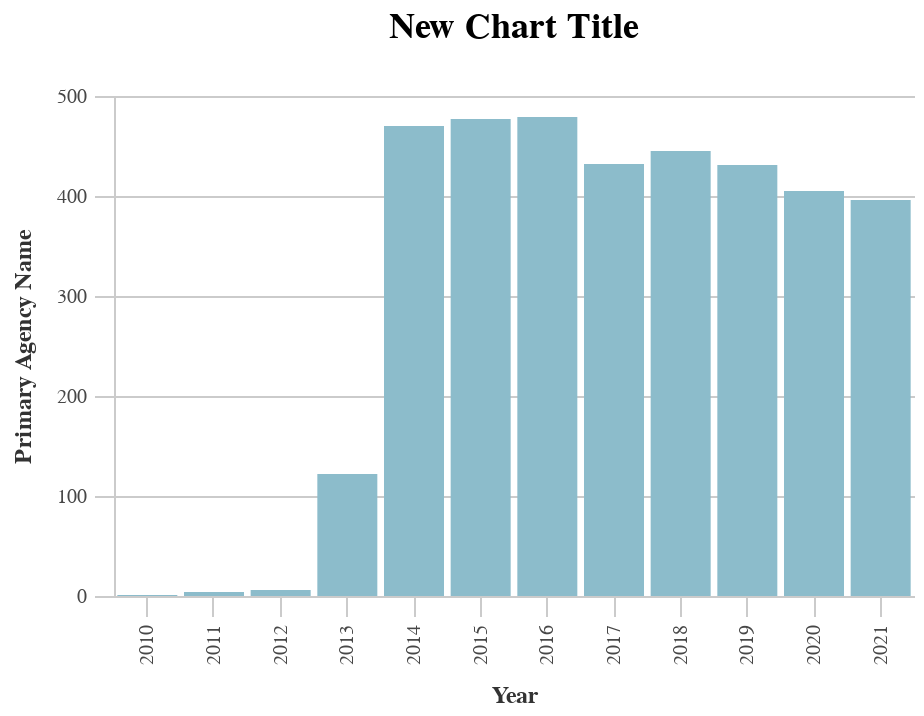

The code cell stored with this chart in its notebook:
### Code cell
base_bar(dist_years2, x_col="prepared_y", 
          y_col="primary_agency_name").properties(
    title="New Chart Title"
)

### Figure 1 — Vega-Lite specification as saved in the notebook (floating-point values rounded to 4 significant figures)
{"width": 400, "height": 250, "background": "white", "config": {"title": {"fontSize": 18, "font": "Raleway", "anchor": "middle", "fontColor": "#333", "fontWeight": "bold", "offset": 20}, "header": {"labelFont": "Nunito Sans", "titleFont": "Raleway"}, "axis": {"domain": true, "domainColor": "#cbcbcb", "grid": true, "gridColor": "#cbcbcb", "gridWidth": 1, "labelColor": "#474747", "labelFontSize": 10, "titleColor": "#333", "tickColor": "#cbcbcb", "tickSize": 10, "titleFontSize": 12, "titlePadding": 10, "labelPadding": 4}, "axisBand": {"grid": false}, "range": {"category_bright": ["#2EA8CE", "#EB9F3C", "#F4D837", "#51BF9D", "#8CBCCB", "#9487C0"], "category_bold": ["#136C97", "#E16B26", "#F6BF16", "#00896B", "#7790A3", "#5B559C"], "diverging": ["#E16B26", "#EB9F3C", "#f6e7e1", "#8CBCCB", "#2EA8CE", "#136C97"], "sequential": ["#B9D6DF", "#8CBCCB", "#2EA8CE", "#136C97", "#0B405B"]}, "legend": {"labelFont": "Nunito Sans", "labelFontSize": 11, "symbolType": "square", "symbolSize": 30, "titleFont": "Raleway", "titleFontSize": 14, "titlePadding": 10, "padding": 1, "orient": "right", "labelLimit": 0}, "view": {"stroke": "transparent"}, "group": {"fill": "white"}, "arc": {"fill": "#8CBCCB"}, "area": {"fill": "#8CBCCB"}, "line": {"stroke": "#8CBCCB", "strokeWidth": 2}, "trail": {"color": "#8CBCCB", "stroke": "#8CBCCB", "strokeWidth": 0, "size": 1}, "path": {"stroke": "#8CBCCB", "strokeWidth": 0.5}, "rect": {"fill": "#8CBCCB"}, "point": {"filled": true, "shape": "circle"}, "shape": {"stroke": "#8CBCCB"}, "text": {"font": "Nunito Sans", "color": "#8CBCCB", "fontSize": 11, "align": "center", "fontWeight": 400, "size": 11}, "bar": {"binSpacing": 2, "fill": "#8CBCCB", "stroke": false}}, "data": {"name": "data-0997ccdee64013cd892067774e246708"}, "mark": "bar", "encoding": {"x": {"field": "prepared_y", "title": "Year", "type": "nominal"}, "y": {"field": "primary_agency_name", "title": "Primary Agency Name", "type": "quantitative"}}, "title": "New Chart Title", "$schema": "https://vega.github.io/schema/vega-lite/v4.17.0.json", "datasets": {"data-0997ccdee64013cd892067774e246708": [{"prepared_y": 2021.0, "dist": 0, "total_requested": -1141.0, "prefix": 1, "primary_agency_name": 1}, {"prepared_y": 2021.0, "dist": 1, "total_requested": 12170000.0, "prefix": 13, "primary_agency_name": 9}, {"prepared_y": 2021.0, "dist": 2, "total_requested": 7705000.0, "prefix": 15, "primary_agency_name": 13}, {"prepared_y": 2021.0, "dist": 3, "total_requested": 237800000.0, "prefix": 34, "primary_agency_name": 45}, {"prepared_y": 2021.0, "dist": 4, "total_requested": 160300000.0, "prefix": 37, "primary_agency_name": 91}, {"prepared_y": 2021.0, "dist": 5, "total_requested": 34820000.0, "prefix": 17, "primary_agency_name": 13}, {"prepared_y": 2021.0, "dist": 6, "total_requested": 120700000.0, "prefix": 21, "primary_agency_name": 39}, {"prepared_y": 2021.0, "dist": 7, "total_requested": 633700000.0, "prefix": 41, "primary_agency_name": 62}, {"prepared_y": 2021.0, "dist": 8, "total_requested": 109200000.0, "prefix": 37, "primary_agency_name": 43}, {"prepared_y": 2021.0, "dist": 9, "total_requested": 1667000.0, "prefix": 7, "primary_agency_name": 7}, {"prepared_y": 2021.0, "dist": 10, "total_requested": 52980000.0, "prefix": 25, "primary_agency_name": 35}, {"prepared_y": 2021.0, "dist": 11, "total_requested": 50960000.0, "prefix": 27, "primary_agency_name": 20}, {"prepared_y": 2021.0, "dist": 12, "total_requested": 210900000.0, "prefix": 14, "primary_agency_name": 18}, {"prepared_y": 2020.0, "dist": 1, "total_requested": 20410000.0, "prefix": 14, "primary_agency_name": 12}, {"prepared_y": 2020.0, "dist": 2, "total_requested": 28310000.0, "prefix": 12, "primary_agency_name": 10}, {"prepared_y": 2020.0, "dist": 3, "total_requested": 238900000.0, "prefix": 38, "primary_agency_name": 43}, {"prepared_y": 2020.0, "dist": 4, "total_requested": 381600000.0, "prefix": 34, "primary_agency_name": 89}, {"prepared_y": 2020.0, "dist": 5, "total_requested": 95150000.0, "prefix": 21, "primary_agency_name": 21}, {"prepared_y": 2020.0, "dist": 6, "total_requested": 91840000.0, "prefix": 27, "primary_agency_name": 42}, {"prepared_y": 2020.0, "dist": 7, "total_requested": 958800000.0, "prefix": 44, "primary_agency_name": 60}, {"prepared_y": 2020.0, "dist": 8, "total_requested": 418700000.0, "prefix": 31, "primary_agency_name": 45}, {"prepared_y": 2020.0, "dist": 9, "total_requested": 5541000.0, "prefix": 9, "primary_agency_name": 6}, {"prepared_y": 2020.0, "dist": 10, "total_requested": 350200000.0, "prefix": 25, "primary_agency_name": 38}, {"prepared_y": 2020.0, "dist": 11, "total_requested": 151700000.0, "prefix": 28, "primary_agency_name": 23}, {"prepared_y": 2020.0, "dist": 12, "total_requested": 21480000.0, "prefix": 19, "primary_agency_name": 16}, {"prepared_y": 2019.0, "dist": 1, "total_requested": 29230000.0, "prefix": 11, "primary_agency_name": 12}, {"prepared_y": 2019.0, "dist": 2, "total_requested": 13780000.0, "prefix": 15, "primary_agency_name": 12}, {"prepared_y": 2019.0, "dist": 3, "total_requested": 211600000.0, "prefix": 51, "primary_agency_name": 46}, {"prepared_y": 2019.0, "dist": 4, "total_requested": 319700000.0, "prefix": 41, "primary_agency_name": 93}, {"prepared_y": 2019.0, "dist": 5, "total_requested": 103100000.0, "prefix": 26, "primary_agency_name": 22}, {"prepared_y": 2019.0, "dist": 6, "total_requested": 78680000.0, "prefix": 28, "primary_agency_name": 40}, {"prepared_y": 2019.0, "dist": 7, "total_requested": 398700000.0, "prefix": 37, "primary_agency_name": 67}, {"prepared_y": 2019.0, "dist": 8, "total_requested": 262200000.0, "prefix": 36, "primary_agency_name": 46}, {"prepared_y": 2019.0, "dist": 9, "total_requested": 5810000.0, "prefix": 10, "primary_agency_name": 6}, {"prepared_y": 2019.0, "dist": 10, "total_requested": 146100000.0, "prefix": 31, "primary_agency_name": 44}, {"prepared_y": 2019.0, "dist": 11, "total_requested": 69390000.0, "prefix": 22, "primary_agency_name": 22}, {"prepared_y": 2019.0, "dist": 12, "total_requested": 125100000.0, "prefix": 18, "primary_agency_name": 21}, {"prepared_y": 2018.0, "dist": 1, "total_requested": 14710000.0, "prefix": 15, "primary_agency_name": 11}, {"prepared_y": 2018.0, "dist": 2, "total_requested": 62510000.0, "prefix": 14, "primary_agency_name": 11}, {"prepared_y": 2018.0, "dist": 3, "total_requested": 190500000.0, "prefix": 38, "primary_agency_name": 47}, {"prepared_y": 2018.0, "dist": 4, "total_requested": 374000000.0, "prefix": 51, "primary_agency_name": 97}, {"prepared_y": 2018.0, "dist": 5, "total_requested": 47110000.0, "prefix": 27, "primary_agency_name": 27}, {"prepared_y": 2018.0, "dist": 6, "total_requested": 348400000.0, "prefix": 27, "primary_agency_name": 42}, {"prepared_y": 2018.0, "dist": 7, "total_requested": 334600000.0, "prefix": 39, "primary_agency_name": 63}, {"prepared_y": 2018.0, "dist": 8, "total_requested": 461200000.0, "prefix": 42, "primary_agency_name": 48}, {"prepared_y": 2018.0, "dist": 9, "total_requested": 8539000.0, "prefix": 10, "primary_agency_name": 6}, {"prepared_y": 2018.0, "dist": 10, "total_requested": 90360000.0, "prefix": 27, "primary_agency_name": 44}, {"prepared_y": 2018.0, "dist": 11, "total_requested": 109600000.0, "prefix": 29, "primary_agency_name": 21}, {"prepared_y": 2018.0, "dist": 12, "total_requested": -70410000.0, "prefix": 19, "primary_agency_name": 28}, {"prepared_y": 2017.0, "dist": 0, "total_requested": 1377000.0, "prefix": 1, "primary_agency_name": 1}, {"prepared_y": 2017.0, "dist": 1, "total_requested": 26850000.0, "prefix": 16, "primary_agency_name": 10}, {"prepared_y": 2017.0, "dist": 2, "total_requested": 17700000.0, "prefix": 14, "primary_agency_name": 15}, {"prepared_y": 2017.0, "dist": 3, "total_requested": 201500000.0, "prefix": 42, "primary_agency_name": 44}, {"prepared_y": 2017.0, "dist": 4, "total_requested": 333200000.0, "prefix": 43, "primary_agency_name": 98}, {"prepared_y": 2017.0, "dist": 5, "total_requested": 46090000.0, "prefix": 26, "primary_agency_name": 24}, {"prepared_y": 2017.0, "dist": 6, "total_requested": 172300000.0, "prefix": 29, "primary_agency_name": 41}, {"prepared_y": 2017.0, "dist": 7, "total_requested": 299700000.0, "prefix": 39, "primary_agency_name": 73}, {"prepared_y": 2017.0, "dist": 8, "total_requested": 522500000.0, "prefix": 32, "primary_agency_name": 43}, {"prepared_y": 2017.0, "dist": 9, "total_requested": 677200.0, "prefix": 6, "primary_agency_name": 6}, {"prepared_y": 2017.0, "dist": 10, "total_requested": 115600000.0, "prefix": 26, "primary_agency_name": 39}, {"prepared_y": 2017.0, "dist": 11, "total_requested": 153800000.0, "prefix": 22, "primary_agency_name": 25}, {"prepared_y": 2017.0, "dist": 12, "total_requested": 72520000.0, "prefix": 15, "primary_agency_name": 13}, {"prepared_y": 2016.0, "dist": 0, "total_requested": 1777000.0, "prefix": 2, "primary_agency_name": 1}, {"prepared_y": 2016.0, "dist": 1, "total_requested": 32590000.0, "prefix": 17, "primary_agency_name": 13}, {"prepared_y": 2016.0, "dist": 2, "total_requested": 23220000.0, "prefix": 12, "primary_agency_name": 12}, {"prepared_y": 2016.0, "dist": 3, "total_requested": 162400000.0, "prefix": 44, "primary_agency_name": 47}, {"prepared_y": 2016.0, "dist": 4, "total_requested": 502300000.0, "prefix": 50, "primary_agency_name": 113}, {"prepared_y": 2016.0, "dist": 5, "total_requested": 51970000.0, "prefix": 33, "primary_agency_name": 27}, {"prepared_y": 2016.0, "dist": 6, "total_requested": 164500000.0, "prefix": 30, "primary_agency_name": 47}, {"prepared_y": 2016.0, "dist": 7, "total_requested": 490400000.0, "prefix": 43, "primary_agency_name": 76}, {"prepared_y": 2016.0, "dist": 8, "total_requested": 171300000.0, "prefix": 38, "primary_agency_name": 46}, {"prepared_y": 2016.0, "dist": 9, "total_requested": 8182000.0, "prefix": 9, "primary_agency_name": 6}, {"prepared_y": 2016.0, "dist": 10, "total_requested": 123400000.0, "prefix": 23, "primary_agency_name": 39}, {"prepared_y": 2016.0, "dist": 11, "total_requested": 359900000.0, "prefix": 29, "primary_agency_name": 23}, {"prepared_y": 2016.0, "dist": 12, "total_requested": 2319000000.0, "prefix": 16, "primary_agency_name": 29}, {"prepared_y": 2015.0, "dist": 1, "total_requested": 12860000.0, "prefix": 13, "primary_agency_name": 14}, {"prepared_y": 2015.0, "dist": 2, "total_requested": 34060000.0, "prefix": 13, "primary_agency_name": 15}, {"prepared_y": 2015.0, "dist": 3, "total_requested": 114300000.0, "prefix": 36, "primary_agency_name": 46}, {"prepared_y": 2015.0, "dist": 4, "total_requested": 448700000.0, "prefix": 48, "primary_agency_name": 109}, {"prepared_y": 2015.0, "dist": 5, "total_requested": 50160000.0, "prefix": 38, "primary_agency_name": 29}, {"prepared_y": 2015.0, "dist": 6, "total_requested": 145400000.0, "prefix": 32, "primary_agency_name": 49}, {"prepared_y": 2015.0, "dist": 7, "total_requested": 585900000.0, "prefix": 41, "primary_agency_name": 85}, {"prepared_y": 2015.0, "dist": 8, "total_requested": 345200000.0, "prefix": 39, "primary_agency_name": 44}, {"prepared_y": 2015.0, "dist": 9, "total_requested": 7736000.0, "prefix": 9, "primary_agency_name": 7}, {"prepared_y": 2015.0, "dist": 10, "total_requested": 76110000.0, "prefix": 29, "primary_agency_name": 40}, {"prepared_y": 2015.0, "dist": 11, "total_requested": 196100000.0, "prefix": 28, "primary_agency_name": 21}, {"prepared_y": 2015.0, "dist": 12, "total_requested": 99380000.0, "prefix": 16, "primary_agency_name": 18}, {"prepared_y": 2014.0, "dist": 1, "total_requested": 25530000.0, "prefix": 12, "primary_agency_name": 12}, {"prepared_y": 2014.0, "dist": 2, "total_requested": 38140000.0, "prefix": 14, "primary_agency_name": 13}, {"prepared_y": 2014.0, "dist": 3, "total_requested": 182500000.0, "prefix": 34, "primary_agency_name": 43}, {"prepared_y": 2014.0, "dist": 4, "total_requested": 229300000.0, "prefix": 52, "primary_agency_name": 108}, {"prepared_y": 2014.0, "dist": 5, "total_requested": 58930000.0, "prefix": 35, "primary_agency_name": 29}, {"prepared_y": 2014.0, "dist": 6, "total_requested": 453800000.0, "prefix": 36, "primary_agency_name": 44}, {"prepared_y": 2014.0, "dist": 7, "total_requested": 585100000.0, "prefix": 42, "primary_agency_name": 77}, {"prepared_y": 2014.0, "dist": 8, "total_requested": 276100000.0, "prefix": 36, "primary_agency_name": 45}, {"prepared_y": 2014.0, "dist": 9, "total_requested": 10370000.0, "prefix": 8, "primary_agency_name": 7}, {"prepared_y": 2014.0, "dist": 10, "total_requested": 114200000.0, "prefix": 30, "primary_agency_name": 42}, {"prepared_y": 2014.0, "dist": 11, "total_requested": 61750000.0, "prefix": 29, "primary_agency_name": 25}, {"prepared_y": 2014.0, "dist": 12, "total_requested": 79220000.0, "prefix": 17, "primary_agency_name": 25}, {"prepared_y": 2013.0, "dist": 1, "total_requested": 781000.0, "prefix": 3, "primary_agency_name": 3}, {"prepared_y": 2013.0, "dist": 2, "total_requested": 3461000.0, "prefix": 6, "primary_agency_name": 6}, {"prepared_y": 2013.0, "dist": 3, "total_requested": 21780000.0, "prefix": 11, "primary_agency_name": 10}, {"prepared_y": 2013.0, "dist": 4, "total_requested": 57970000.0, "prefix": 15, "primary_agency_name": 28}, {"prepared_y": 2013.0, "dist": 5, "total_requested": 5343000.0, "prefix": 6, "primary_agency_name": 3}, {"prepared_y": 2013.0, "dist": 6, "total_requested": 21760000.0, "prefix": 10, "primary_agency_name": 17}, {"prepared_y": 2013.0, "dist": 7, "total_requested": -23010000.0, "prefix": 20, "primary_agency_name": 18}, {"prepared_y": 2013.0, "dist": 8, "total_requested": 29070000.0, "prefix": 13, "primary_agency_name": 12}, {"prepared_y": 2013.0, "dist": 9, "total_requested": 7549000.0, "prefix": 3, "primary_agency_name": 3}, {"prepared_y": 2013.0, "dist": 10, "total_requested": 243500.0, "prefix": 4, "primary_agency_name": 5}, {"prepared_y": 2013.0, "dist": 11, "total_requested": 4317000.0, "prefix": 7, "primary_agency_name": 8}, {"prepared_y": 2013.0, "dist": 12, "total_requested": 1136000.0, "prefix": 9, "primary_agency_name": 9}, {"prepared_y": 2012.0, "dist": 4, "total_requested": 10380000.0, "prefix": 2, "primary_agency_name": 3}, {"prepared_y": 2012.0, "dist": 7, "total_requested": -123500.0, "prefix": 1, "primary_agency_name": 1}, {"prepared_y": 2012.0, "dist": 8, "total_requested": -2389000.0, "prefix": 2, "primary_agency_name": 2}, {"prepared_y": 2011.0, "dist": 4, "total_requested": 3173.0, "prefix": 1, "primary_agency_name": 1}, {"prepared_y": 2011.0, "dist": 8, "total_requested": -3653000.0, "prefix": 3, "primary_agency_name": 2}, {"prepared_y": 2011.0, "dist": 11, "total_requested": 1224000.0, "prefix": 1, "primary_agency_name": 1}, {"prepared_y": 2010.0, "dist": 8, "total_requested": 385000.0, "prefix": 1, "primary_agency_name": 1}]}}
